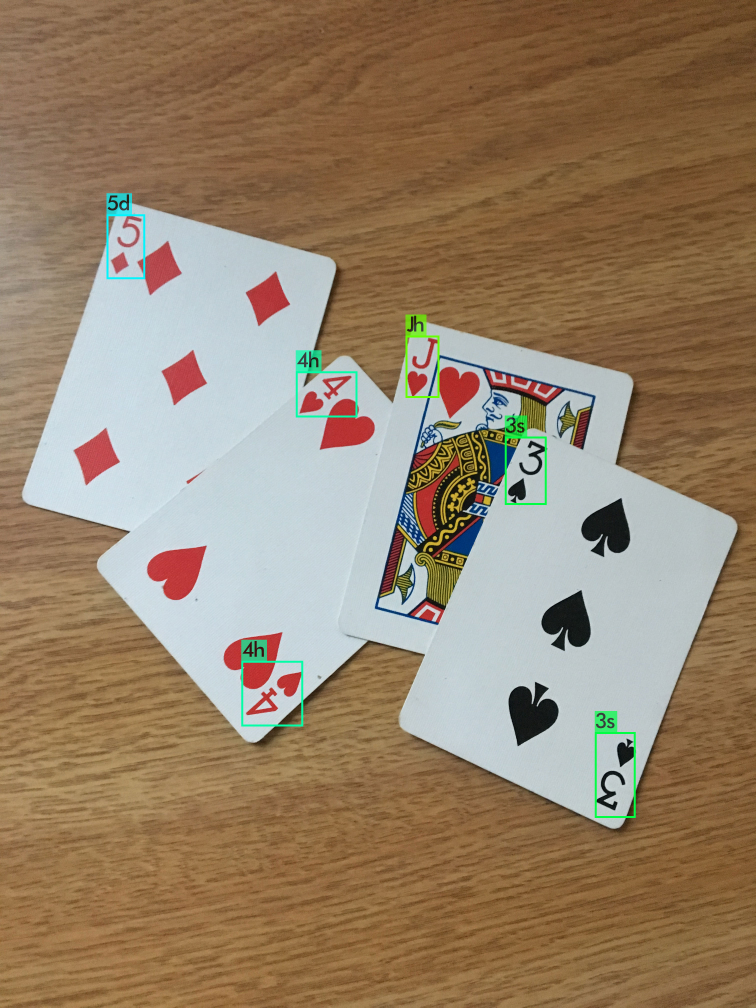
#> input picture p6.jpg, 3024 x 4032 px (shown at 1/4 size)
$ python -i crop.py   (imports and definitions only)   (older library calls are emulated)
#> lines starting #> are read from the running program, lines starting #| are printed output that depends on the picture; after the words box and inside, x2 and y2 are one past the last pixel; in counts of white or black regions, pixels touching at a corner belong together
#> further down, picture is the input picture: shape (4032, 3024, 3); mean B, G, R 105.3, 129.8, 150.5
import numpy as np
import cv2
import data

bord_size=2 # bord_size alpha=0
alphamask=np.ones((data.cardH,data.cardW),dtype=np.uint8)*255


def extract_card(img):

    """
        Extracts card from image
    """

    imgwarp = None


    # Convert in gray color
    gray = cv2.cvtColor(img, cv2.COLOR_BGR2GRAY)
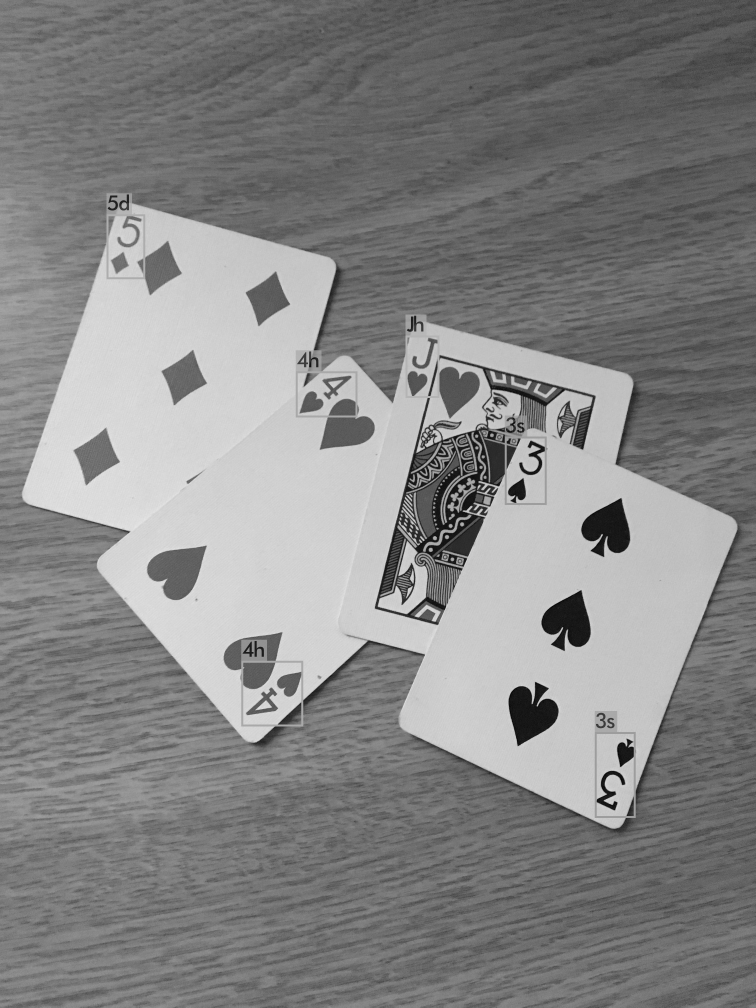
#> gray: shape (4032, 3024) (shown at 1/4 size); min 0, max 251, mean 133.2

    # Noise-reducing and edge-preserving filter
    gray = cv2.bilateralFilter(gray, 11, 17, 17)

    # Edge extraction
    edge = cv2.Canny(gray, 30, 200)
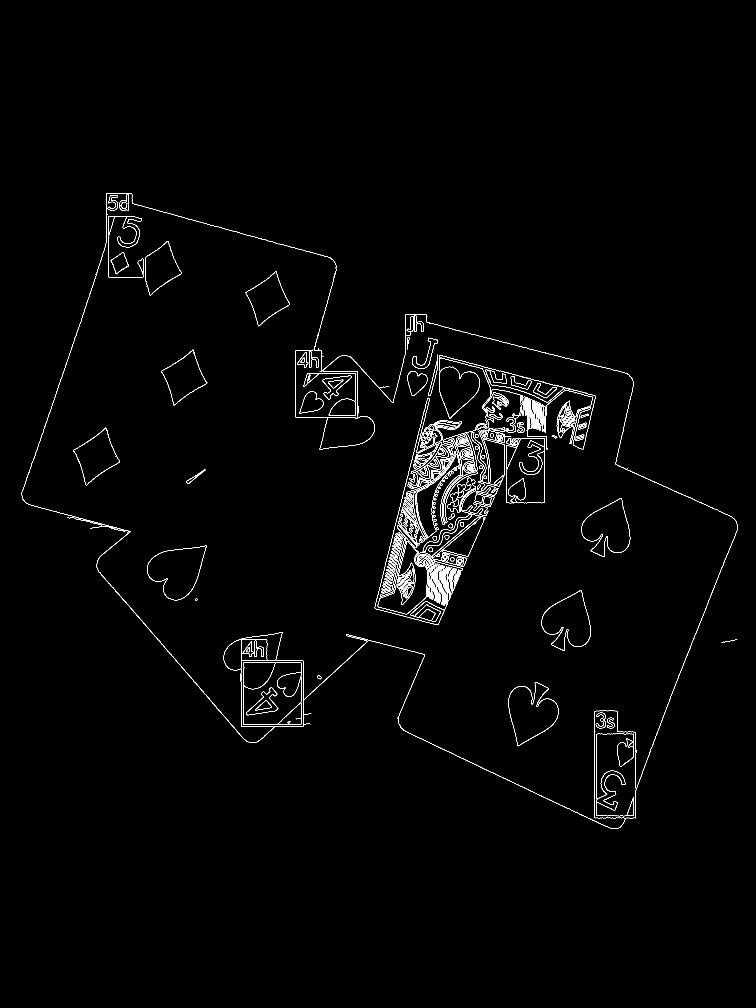
#> edge: shape (4032, 3024) (shown at 1/4 size); 0.69% white in thin lines or dots, all inside (x1, y1, x2, y2) = (87, 772, 2951, 3316)

    # Find the contours in the edged image
    cnts, _ = cv2.findContours(edge.copy(), cv2.RETR_EXTERNAL, cv2.CHAIN_APPROX_SIMPLE)
#> cnts = 300 contours, 70 with area under 20; largest, box (x1, y1, x2, y2) and area: (588, 2182, 827, 2401) 32988, (2034, 2728, 2235, 2985) 31941, (2166, 2360, 2363, 2604) 29768, (2325, 1992, 2521, 2228) 28490, (1182, 1399, 1499, 1799) 21826

    # We suppose that the contour with largest area corresponds to the contour delimiting the card
    cnt = sorted(cnts, key=cv2.contourArea, reverse=True)[0]
#> cnt = contour of 361 points, box (x1, y1, x2, y2) (588, 2182, 827, 2401), area 32988

    # We want to check that 'cnt' is the contour of a rectangular shape
    # First, determine 'box', the minimum area bounding rectangle of 'cnt'
    # Then compare area of 'cnt' and area of 'box'
    # Both areas sould be very close
    rect = cv2.minAreaRect(cnt)
#> rect = ((715.5, 2297.7), (249.4, 201.4), -7.62)
    box = cv2.boxPoints(rect)
#> box = [[605.3, 2414], [578.6, 2214.4], [825.8, 2181.4], [852.5, 2380.9]]
    box = np.int0(box)
#> box = [[605, 2414], [578, 2214], [825, 2181], [852, 2380]]
    areaCnt = cv2.contourArea(cnt)
#> areaCnt = 32987.5
    areaBox = cv2.contourArea(box)
#> areaBox = 50181
    valid = areaCnt / areaBox > 0.95
#> valid = False

    if valid:
        # We want transform the zone inside the contour into the reference rectangle of dimensions (cardW,cardH)
        ((xr, yr), (wr, hr), thetar) = rect
        # Determine 'Mp' the transformation that transforms 'box' into the reference rectangle
        if wr > hr:
            Mp = cv2.getPerspectiveTransform(np.float32(box), data.refCard)
        else:
            Mp = cv2.getPerspectiveTransform(np.float32(box), data.refCardRot)
        # Determine the warped image by applying the transformation to the image
        imgwarp = cv2.warpPerspective(img, Mp, (data.cardW, data.cardH))
        # Add alpha layer
        imgwarp = cv2.cvtColor(imgwarp, cv2.COLOR_BGR2BGRA)

        # Shape of 'cnt' is (n,1,2), type=int with n = number of points
        # We reshape into (1,n,2), type=float32, before feeding to perspectiveTransform
        cnta = cnt.reshape(1, -1, 2).astype(np.float32)
        # Apply the transformation 'Mp' to the contour
        cntwarp = cv2.perspectiveTransform(cnta, Mp)
        cntwarp = cntwarp.astype(np.int)

        # We build the alpha channel so that we have transparency on the
        # external border of the card
        # First, initialize alpha channel fully transparent
        alphachannel = np.zeros(imgwarp.shape[:2], dtype=np.uint8)
        # Then fill in the contour to make opaque this zone of the card
        cv2.drawContours(alphachannel, cntwarp, 0, 255, -1)

        # Apply the alphamask onto the alpha channel to clean it
        alphachannel = cv2.bitwise_and(alphachannel, alphamask)

        # Add the alphachannel to the warped image
        imgwarp[:, :, 3] = alphachannel
        """cv2.imshow("Card", imgwarp)
        cv2.waitKey(0)
        cv2.destroyAllWindows()
        """

    return imgwarp

>>> import cv2
>>> picture = cv2.imread('p6.jpg')
>>> result = extract_card(picture)
